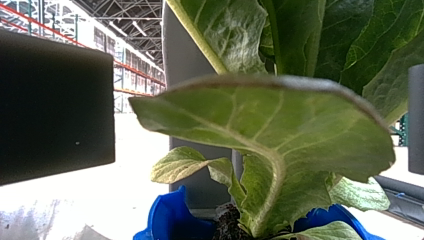
//> input picture ideal_cutting_position_plant.png, 424 x 240 px
$ ./test_cv   (built with g++ and OpenCV 4)
//> lines starting //> are read from the running program, lines starting //| are printed output that depends on the picture; after the words box and inside, x2 and y2 are one past the last pixel; in counts of white or black regions, pixels touching at a corner belong together
#include <stdio.h>
#include <stdlib.h>
#include <iostream>
#include <vector>
#include <opencv2/opencv.hpp>


int resolution[2] = {424, 240};
int cropped_gripper_bounds[2] = {130, 400};

using namespace cv;
using namespace std;


int main() {
    cv::Mat original_rgb_image = cv::imread("/home/edengreen/eden_green_robotics/ideal_cutting_position_plant.png", cv::IMREAD_COLOR);
//> original_rgb_image is the input picture: 240 rows x 424 cols, CV_8UC3; mean B, G, R 89.7, 109, 101.8
    //cv::imshow("original image", original_rgb_image);
    //cv::waitKey(0);

    while (true) {

        cv::Mat croppingMask(cv::Size(resolution[0], resolution[1]), CV_8UC1);

        cv::Rect roi(cropped_gripper_bounds[0], 0, cropped_gripper_bounds[1] - cropped_gripper_bounds[0], resolution[1]);
        croppingMask(roi) = 255;
        cv::Mat rgb_image(cv::Size(resolution[0], resolution[1]), CV_8UC1);
        cv::bitwise_and(original_rgb_image, original_rgb_image, rgb_image, croppingMask);
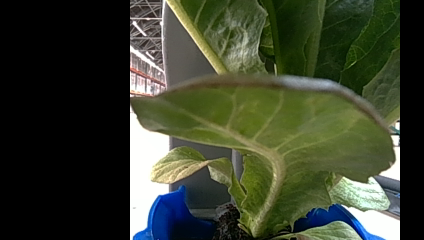
//> rgb_image: 240 rows x 424 cols, CV_8UC3; mean B, G, R 45.9, 64.2, 57.9

        cv::Mat hsv_image;
        cv::cvtColor(rgb_image, hsv_image, cv::COLOR_BGR2HSV, 0);
//> hsv_image: 240 rows x 424 cols, CV_8UC3; mean H, S, V 28.7, 77.3, 67.3

        // Creating Mask using HSV thresholding
        cv::Mat cupMask(rgb_image.size(), CV_8UC1); // Match the size of the input image
        cv::Scalar lowerHSV(100, 200, 0);
        cv::Scalar upperHSV(150, 255, 255);

        cv::inRange(hsv_image, lowerHSV, upperHSV, cupMask);
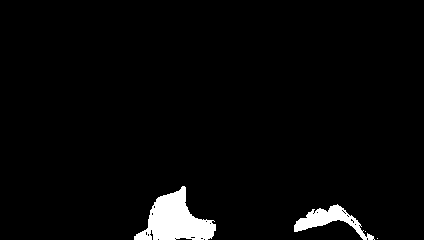
//> cupMask: 240 rows x 424 cols, CV_8UC1; 3.3% white; 4 white regions (2 under 20 px), largest, box (x1, y1, x2, y2) and area: (134, 186, 216, 240) 2364, (294, 204, 375, 240) 974

        // Morphology to clean image
        cv::Mat kernel = cv::Mat::ones(5, 5, CV_8U);
        cv::morphologyEx(cupMask, cupMask, cv::MORPH_CLOSE, kernel);
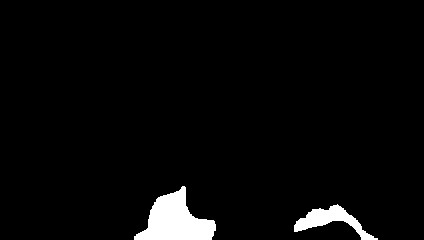
//> cupMask: 240 rows x 424 cols, CV_8UC1; 3.4% white; 2 white regions, box (x1, y1, x2, y2) and area: (134, 186, 216, 240) 2435, (294, 204, 378, 240) 1036
        cv::morphologyEx(cupMask, cupMask, cv::MORPH_OPEN, kernel);
//> cupMask: 240 rows x 424 cols, CV_8UC1; 3.4% white; 2 white regions, box (x1, y1, x2, y2) and area: (134, 187, 216, 240) 2432, (294, 205, 374, 240) 1020

        // cv::imshow("cupMask", cupMask);

        int totalCupPixels = 0;
        float avgCupU = 0;
        float avgCupV = 0;

        for(int v = 0; v < cupMask.rows; v++) {
            for(int u = 0; u < cupMask.cols; u++) {
                if(cupMask.at<unsigned char>(v, u) == 255) {
                    avgCupU += u;
                    avgCupV += v;
                    totalCupPixels++;
                }
            }
        }
//> after the loop, avgCupU = 762827; avgCupV = 760915; totalCupPixels = 3452


        cv::Point avgCupLocation(int(avgCupU / totalCupPixels), int(avgCupV / totalCupPixels));
//> avgCupLocation = Point(220, 220)
        cv::circle(rgb_image, avgCupLocation, 5, cv::Scalar(255, 255, 0), -1);
//> rgb_image: 240 rows x 424 cols, CV_8UC3; 0.08% of pixels changed, all inside (x1, y1, x2, y2) = (215, 215, 226, 226)

        //cv::imshow("avgCupLocation", rgb_image);

        cout << "total cup points: " << totalCupPixels << " location is: " << avgCupLocation.x << ", " << avgCupLocation.y << endl;
//| total cup points: 3452 location is: 220, 220


        if (cv::waitKey(1) >= 0) break;
//> the Esc key is pressed
    }

    return 0;
}

$ run again, with ideal_cutting_position.png copied over ideal_cutting_position_plant.png
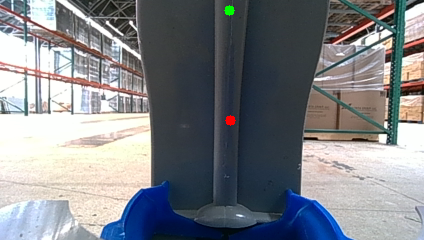
//> input picture ideal_cutting_position.png, 424 x 240 px
//> original_rgb_image is the input picture: 240 rows x 424 cols, CV_8UC3; mean B, G, R 134.5, 129.5, 126.8
//> `cv::bitwise_and(original_rgb_image, original_rgb_image, rgb_image, cro..`:
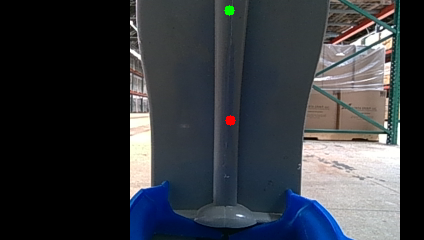
//> rgb_image: 240 rows x 424 cols, CV_8UC3; mean B, G, R 63.1, 57.6, 54.2
//> hsv_image: 240 rows x 424 cols, CV_8UC3; mean H, S, V 53.2, 47.1, 66.9
//> `cv::inRange(hsv_image, lowerHSV, upperHSV, cupMask);`:
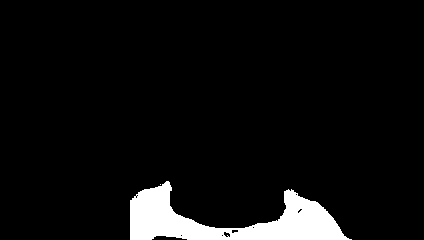
//> cupMask: 240 rows x 424 cols, CV_8UC1; 5.9% white; 2 white regions (1 under 20 px), largest, box (x1, y1, x2, y2) and area: (130, 181, 352, 240) 5982
//> after the loop `for(int v = 0; v < cupMask.rows; v++)`: avgCupU = 1383637; avgCupV = 1334615; totalCupPixels = 6043
//> avgCupLocation = Point(228, 220)
//| total cup points: 6043 location is: 228, 220
